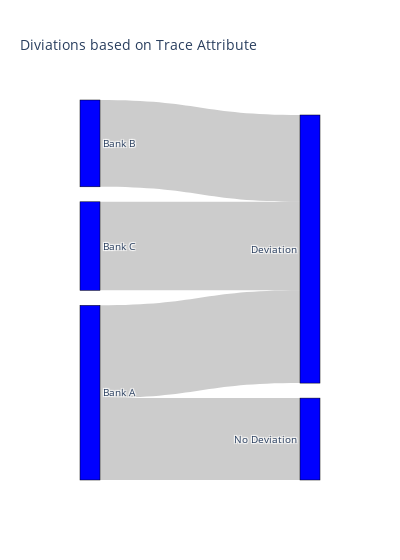

The cell this chart's notebook holds for it:
### Code cell
import plotly.graph_objects as go

fig = go.Figure(data=[go.Sankey(
    node = dict(
      pad = 15,
      thickness = 20,
      line = dict(color = "black", width = 0.5),
      label = lables,
      color = "blue"
    ),
    link = dict(
      source = source, 
      target = target,
      value = value
  ))])

fig.update_layout(title_text="Deviations based on Trace Attribute", font_size=10)
fig.update_layout(width=int(400))
fig.show()

### Figure 1 — Plotly figure (JSON) as saved in the notebook; plotly's stock layout.template omitted (floating-point values rounded to 4 significant figures)
{"data": [{"link": {"source": [2, 2, 0, 0, 1, 1], "target": [3, 4, 3, 4, 3, 4], "value": [253, 0, 265, 234, 248, 0]}, "node": {"color": "blue", "label": ["Bank A", "Bank B", "Bank C", "Deviation", "No Deviation"], "line": {"color": "black", "width": 0.5}, "pad": 15, "thickness": 20}, "type": "sankey"}], "layout": {"font": {"size": 10}, "title": {"text": "Diviations based on Trace Attribute"}, "width": 400}}
